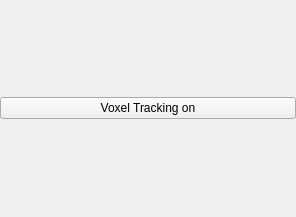
<?xml version="1.0" encoding="UTF-8"?>
<ui version="4.0">
 <class>qSlicerloadable_1FooBarWidget</class>
 <widget class="QWidget" name="qSlicerloadable_1FooBarWidget">
  <property name="geometry">
   <rect>
    <x>0</x>
    <y>0</y>
    <width>296</width>
    <height>217</height>
   </rect>
  </property>
  <property name="windowTitle">
   <string>Foo bar</string>
  </property>
  <layout class="QVBoxLayout" name="verticalLayout">
   <property name="leftMargin">
    <number>0</number>
   </property>
   <property name="topMargin">
    <number>0</number>
   </property>
   <property name="rightMargin">
    <number>0</number>
   </property>
   <property name="bottomMargin">
    <number>0</number>
   </property>
   <item>
    <widget class="QPushButton" name="FooBarButton">
     <property name="text">
      <string>Voxel Tracking on</string>
     </property>
    </widget>
   </item>
  </layout>
 </widget>
 <resources/>
 <connections/>
</ui>
